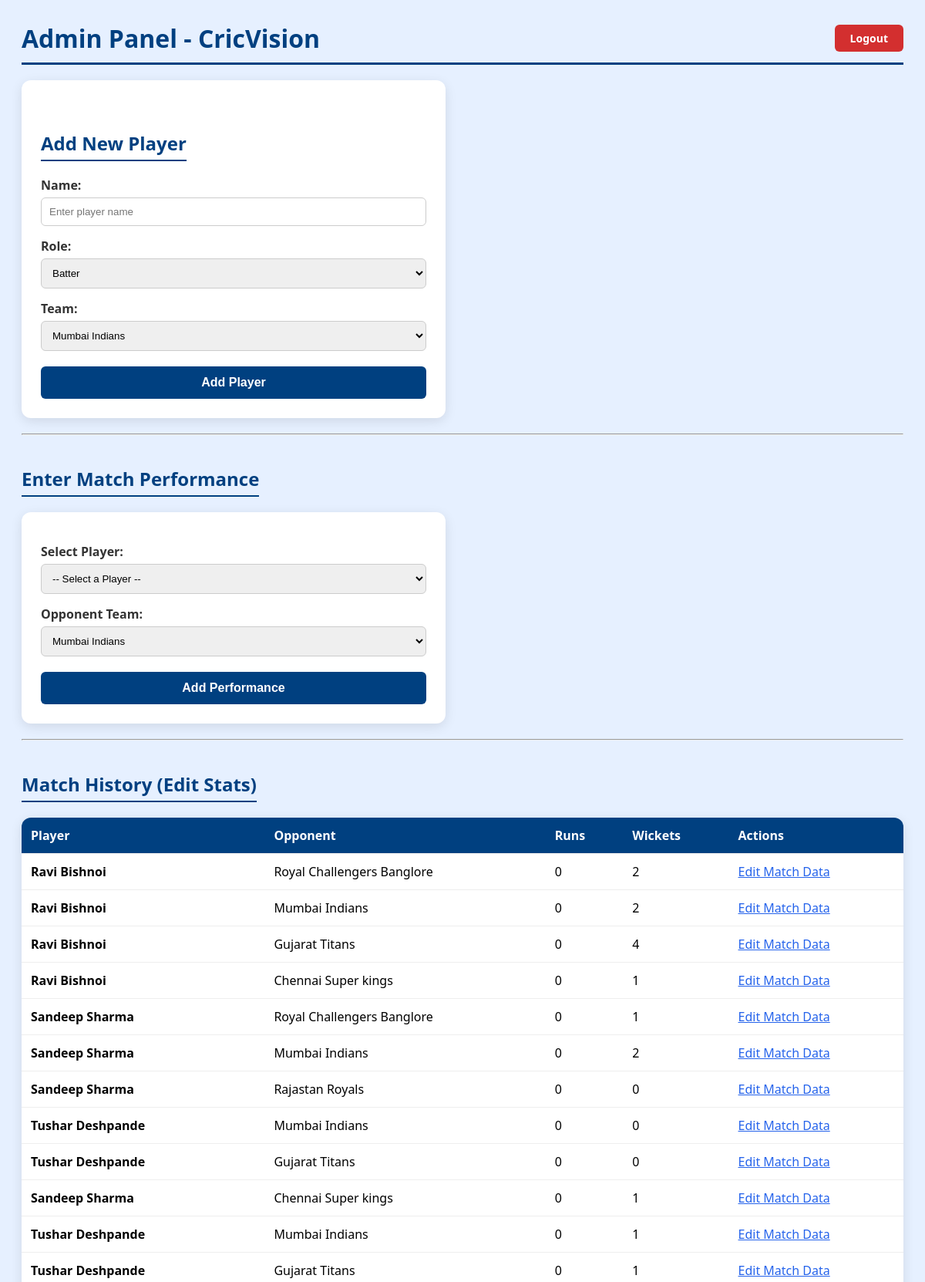
/admin (signed in, upper part), run on the app's committed database.
### tables this page shows
CREATE TABLE performance (
        id INTEGER PRIMARY KEY AUTOINCREMENT,
        player_id INTEGER,
        opponent TEXT,
        runs INTEGER DEFAULT 0,
        balls INTEGER DEFAULT 0,
        fours INTEGER DEFAULT 0,
        sixes INTEGER DEFAULT 0,
        wickets INTEGER DEFAULT 0, runs_conceded INTEGER DEFAULT 0, overs REAL DEFAULT 0.0,
        FOREIGN KEY(player_id) REFERENCES players(id)
    );

CREATE TABLE players (
        id INTEGER PRIMARY KEY AUTOINCREMENT,
        name TEXT,
        role TEXT,
        team TEXT,
        runs INTEGER DEFAULT 0,
        balls INTEGER DEFAULT 0,
        fours INTEGER DEFAULT 0,
        sixes INTEGER DEFAULT 0,
        wickets INTEGER DEFAULT 0
    );

### app.py (the view)
@app.route('/admin')
def admin():
    if not session.get('admin_logged_in'):
        return redirect('/login')
    conn = get_connection()
    players = conn.execute("SELECT * FROM players").fetchall()
    all_performances = conn.execute("""
        SELECT p.*, pl.name as player_name
        FROM performance p
        JOIN players pl ON p.player_id = pl.id
        ORDER BY p.id DESC
    """).fetchall()
    conn.close()
    return render_template("admin.html",
                           players=players,
                           teams=TEAMS,
                           all_performances=all_performances)

### app.py (called while the page is built)
def get_connection():
    conn = sqlite3.connect("cricket.db")
    conn.row_factory = sqlite3.Row
    return conn

### templates/admin.html (shortened to what this page needs)
<!DOCTYPE html>
<html>
<head>
</head>
<body>
    <div class="header-container">
        <h1>Admin Panel - CricVision</h1>
        <a href="/logout" class="btn-logout">Logout</a>
    </div>
    <form action="/add_player" method="post">
        <h2>Add New Player</h2>
        <label>Name:</label>
        <input type="text" name="name" required placeholder="Enter player name">
        <label>Role:</label>
        <select name="role">
            <option value="Batter">Batter</option>
        </select>
        <label>Team:</label>
        <select name="team">
            {% for team in teams %}
                <option value="{{ team }}">{{ team }}</option>
            {% endfor %}
        </select>
        <button type="submit" class="btn-submit">Add Player</button>
    </form>
    <hr>
    <h2>Enter Match Performance</h2>
    <form action="/add_performance" method="post">
        <label>Select Player:</label>
        <select name="player_id" id="player_select" required onchange="updateFields()">
            <option value="" disabled selected>-- Select a Player --</option>
        </select>
        <label>Opponent Team:</label>
        <select name="opponent" required>
            {% for team in teams %}
                <option value="{{ team }}">{{ team }}</option>
            {% endfor %}
        </select>
        <button type="submit" class="btn-submit">Add Performance</button>
    </form>
    <hr>
    <h2>Match History (Edit Stats)</h2>
    <table>
        <thead>
            <tr>
                <th>Player</th>
                <th>Opponent</th>
                <th>Runs</th>
                <th>Wickets</th>
                <th>Actions</th>
            </tr>
        </thead>
        <tbody>
            {% for p in all_performances %}
            <tr>
                <td><strong>{{ p.player_name }}</strong></td>
                <td>{{ p.opponent }}</td>
                <td>{{ p.runs }}</td>
                <td>{{ p.wickets }}</td>
                <td>
                    <a href="/edit_performance/{{ p.id }}" class="edit-match">Edit Match Data</a>
                </td>
            </tr>
            {% endfor %}
        </tbody>
    </table>
</body>
</html>

### templates/admin.html (style rules this page uses)
body { font-family: 'Segoe UI', Arial, sans-serif; padding: 20px; background-color: #e6f0ff; }
.header-container { display: flex; justify-content: space-between; align-items: center; margin-bottom: 20px; border-bottom: 3px solid #004080; padding-bottom: 10px; }
h1 { color: #004080; margin: 0; }
.btn-logout { background-color: #d32f2f; color: white; text-decoration: none; padding: 8px 20px; border-radius: 6px; font-weight: bold; font-size: 14px; transition: background 0.3s; }
h2 { color: #004080; margin-top: 40px; border-bottom: 2px solid #004080; padding-bottom: 5px; width: fit-content; }
form { background: #ffffff; padding: 25px; border-radius: 12px; width: 500px; box-shadow: 0 4px 15px rgba(0,0,0,0.1); margin-bottom: 20px; }
label { display: block; margin-top: 15px; font-weight: bold; color: #333; }
input, select { width: 100%; padding: 10px; margin-top: 5px; border-radius: 6px; border: 1px solid #ccc; box-sizing: border-box; }
.btn-submit { margin-top: 20px; padding: 12px 25px; background-color: #004080; color: white; border: none; border-radius: 6px; cursor: pointer; font-size: 16px; font-weight: bold; width: 100%; }
table { width: 100%; background: white; border-collapse: collapse; border-radius: 12px; overflow: hidden; box-shadow: 0 4px 15px rgba(0,0,0,0.1); margin-top: 20px; }
th, td { padding: 12px; text-align: left; border-bottom: 1px solid #eee; }
th { background-color: #004080; color: white; }
.edit-match { color: #2563eb; }

### data on the page
performance: player_name "Ravi Bishnoi", opponent "Royal Challengers Banglore", runs "0", wickets "2"
performance: player_name "Ravi Bishnoi", opponent "Mumbai Indians", runs "0", wickets "2"
performance: player_name "Ravi Bishnoi", opponent "Gujarat Titans", runs "0", wickets "4"
performance: player_name "Ravi Bishnoi", opponent "Chennai Super kings", runs "0", wickets "1"
performance: player_name "Sandeep Sharma", opponent "Royal Challengers Banglore", runs "0", wickets "1"
performance: player_name "Sandeep Sharma", opponent "Mumbai Indians", runs "0", wickets "2"
performance: player_name "Sandeep Sharma", opponent "Rajastan Royals", runs "0", wickets "0"
performance: player_name "Tushar Deshpande", opponent "Mumbai Indians", runs "0", wickets "0"
performance: player_name "Tushar Deshpande", opponent "Gujarat Titans", runs "0", wickets "0"
performance: player_name "Sandeep Sharma", opponent "Chennai Super kings", runs "0", wickets "1"
performance: player_name "Tushar Deshpande", opponent "Mumbai Indians", runs "0", wickets "1"
performance: player_name "Tushar Deshpande", opponent "Gujarat Titans", runs "0", wickets "1"

### other printed values
form field team "Mumbai Indians"
form field opponent "Mumbai Indians"
